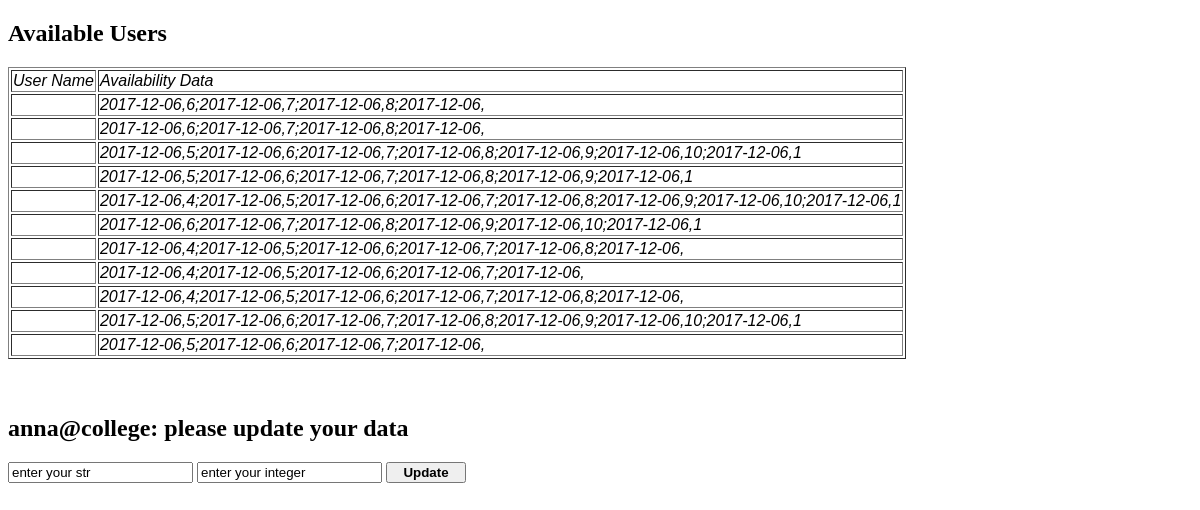
Page /manage_database (signed in) on the earlier database version.
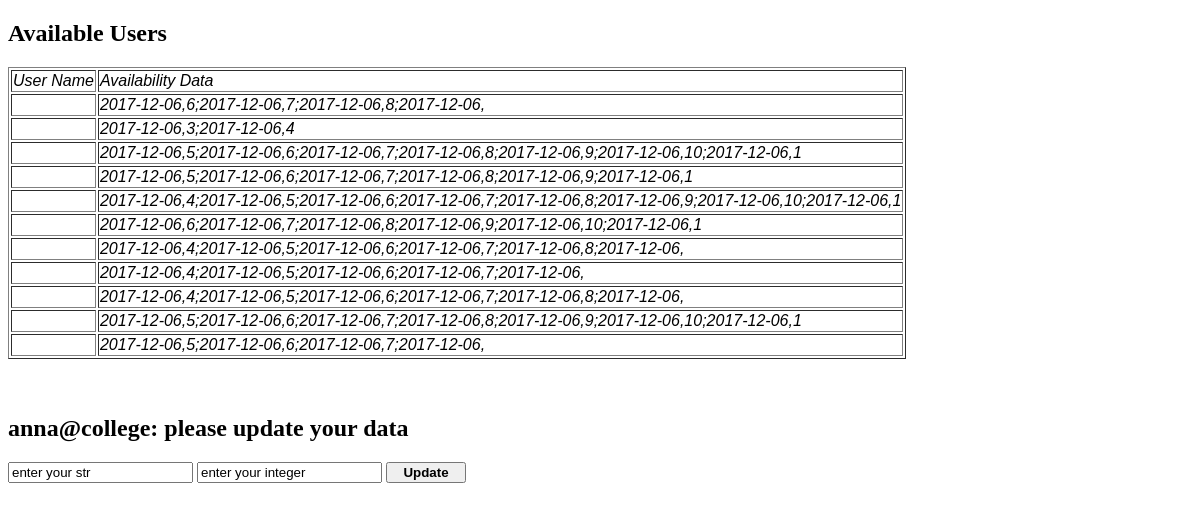
Same page on the later database version.
### user_manager.py (models this page shows)
class _Dancer(_Base):
  __tablename__ = 'dancers'
  id = Column(Integer, primary_key=True)
  username = Column(String)
  firstname = Column(String)
  lastname = Column(String)
  availability = Column(String)
  password = Column(String)
  nonharvard = Column(Boolean)
  choreographer = Column(Boolean)
  dancers = Column(String)

### views.py (the view)
@app.route("/manage_database", methods=['GET', 'POST'])
@login_required
def manage_database():
  user_id = fk.request.cookies.get('user_id')
  if fk.request.method == 'POST':
    if "update" in fk.request.form:
      user_data = {}
      user_data["firstname"] = fk.request.form["firstname"]
      user_data["lastname"]  = fk.request.form["lastname"]
      user_data["email"]  = fk.request.form["email"]
      user_data["nonharvard"]  = fk.request.form["nonharvard"]
      user_data["choreographer"]  = fk.request.form["choreographer"]
      print("user_data: ", user_id, user_data)
      um.user_update(user_id, user_data)
      db_list = um.get_user_data_list()
      return fk.render_template('database_manager.html', data_list=db_list, user_name=user_id)
    else:
      raise("This button has not been handled yet")
  elif fk.request.method == 'GET':
    db_list = um.get_user_data_list()
    return fk.render_template('database_manager.html', data_list=db_list, user_name=user_id)

### user_manager.py (called while the page is built)
def is_valid_user(username):
  s = _session()
  try:
    user = s.query(_Dancer).filter_by(username=username).one()
  except:
    return False
  else:
    return True

def get_user_data_list():
  class Dummy:
    def __init__(self, username, firstname, lastname, nonharvard, choreographer, dancers, availability):
      self.username = username
      self.firstname = firstname
      self.lastname = lastname
      self.nonharvard = nonharvard
      self.choreographer = choreographer
      self.dancers = dancers
      self.availability = availability
  s = _session()
  q = s.query(_Dancer)
  db_list = []
  for u in q:
    db_list.append(Dummy(u.username, u.firstname, u.lastname, u.nonharvard, u.choreographer, u.dancers, u.availability))
  return db_list

### views.py (called while the page is built)
def login_required(f):
  @wraps(f)
  def wrapper(*args, **kwargs):
    name = fk.request.cookies.get('user_id')
    if not um.is_valid_user(name):
      return "You need to login first", 401
    else:
      return f(*args, **kwargs)
  return wrapper

### templates/database_manager.html (shortened to what this page needs)
<!doctype html>
<html>
  <form action="/manage_database", method="post">
    <h2> Available Users </h2>
    <div>
      <table class="db_table" border="1">
        <td><fn> User Name </fn></td>
        <td><fn> Availability Data </fn></td>
        {% for d in data_list %}
          <tr>
            <td><fn>{{d.name}} </fn></td>
            <td><fn>{{d.availability}} </fn></td>
          </tr>
        {% endfor %}
      </table>
    </div>
    <br> <br>
    <h2> {{user_name}}: please update your data </h2>
    <input type="text" name="data_str" value="enter your str" placeholder="new_str">
    <input type="text" name="data_int" value="enter your integer" placeholder="new_int">
    <input class="bn" type="submit" name="update" value="Update">
  </form>
</html>

### templates/database_manager.html (style rules this page uses)
h2 { font-family: "Times New Roman", Times, serif; }
fn { font-family: "Comic Sans MS", cursive, sans-serif; font-style: italic; margin: 0.1em 0; }
.bn { width: 6em; font-weight: bold; -webkit-appearance: button; }

Differences in the rows shown:
changed _Dancer "anna@college": availability "2017-12-06,6;2017-12-06,7;2017-12-06,8;2017-12-06," → "2017-12-06,3;2017-12-06,4"
